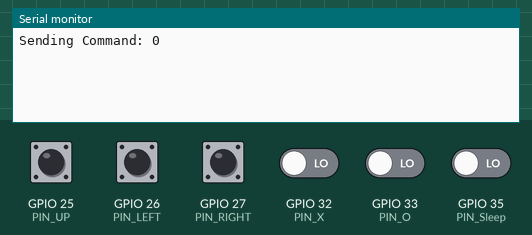
Bench run of a sketch on a simulated ESP32. Shown: the last lines printed to the serial monitor. The test bench sets the inputs (shaded band); at power-on: GPIO 25 (PIN_UP), GPIO 26 (PIN_LEFT), GPIO 27 (PIN_RIGHT), GPIO 32 (PIN_X), GPIO 33 (PIN_O), GPIO 35 (PIN_Sleep) LOW.

Above: at 1.2 s.
1.3 s: GPIO 25 (PIN_UP) pulled HIGH for 0.15 s
At 2.6 s:
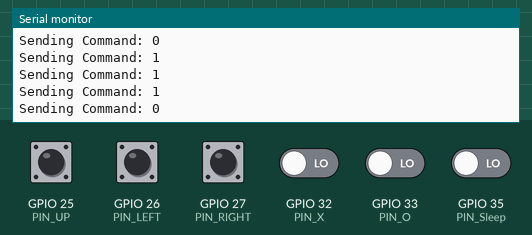
2.9 s: GPIO 26 (PIN_LEFT) pulled HIGH for 0.15 s
At 4.2 s:
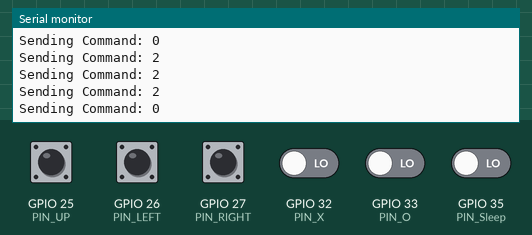
4.5 s: GPIO 27 (PIN_RIGHT) pulled HIGH for 0.15 s
At 5.5 s:
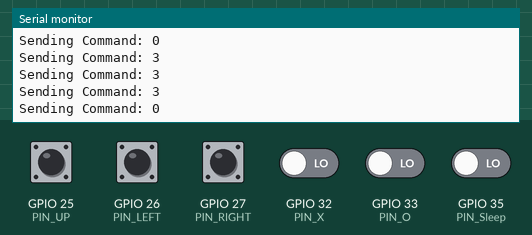
6.1 s: GPIO 32 (PIN_X) driven HIGH
At 6.8 s:
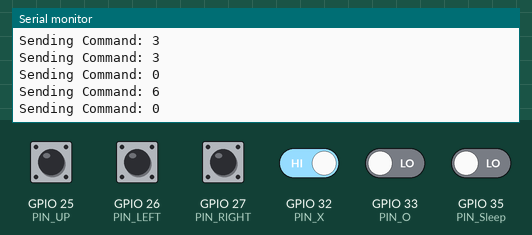
7.6 s: GPIO 33 (PIN_O) driven HIGH
At 8.0 s:
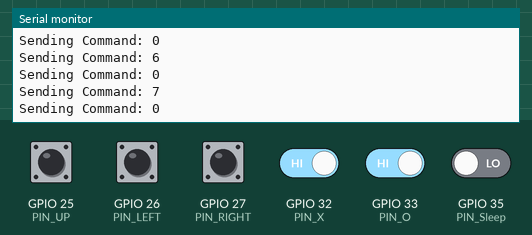
9.1 s: GPIO 35 (PIN_Sleep) driven HIGH
At 10.5 s:
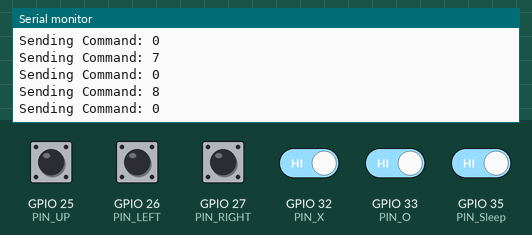
Timing chart, 0 to 11.6 s (numbered marks = the images above; inputs shaded):
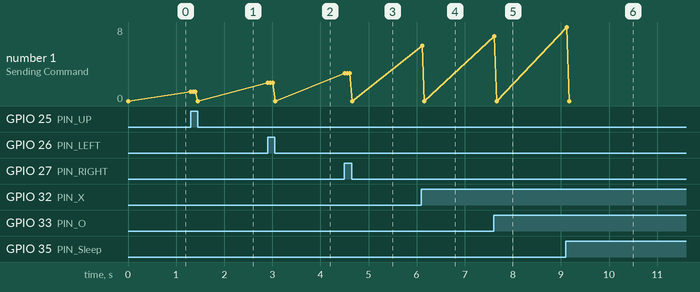

Measured:
- after the input at 1.3 s, the serial monitor: prints a new line at once (image 1)
- after the input at 2.9 s, the serial monitor: prints a new line at once (image 2)
- after the input at 4.5 s, the serial monitor: prints a new line at once (image 3)
- after the input at 6.1 s, the serial monitor: prints a new line at once (image 4)
- after the input at 7.6 s, the serial monitor: prints a new line at once (image 5)
- after the input at 9.1 s, the serial monitor: prints a new line at once (image 6)

The sketch:

Esp32_Controller.ino
```cpp
#include <esp_now.h>
#include <WiFi.h>

//StopRightThere
int lastCommandSent = -1;

//MAC Address
uint8_t broadcastAddress[] = {0xA4, 0xF0, 0x0F, 0x6F, 0x8C, 0xC8};

#define PIN_UP    25
#define PIN_LEFT  26
#define PIN_RIGHT 27
#define PIN_X     32
#define PIN_O     33
#define PIN_Sleep 35


typedef struct struct_message {

  int command;

} struct_message;


struct_message myData;

esp_now_peer_info_t peerInfo;


// XandO 1 tap

bool lastStateX = false;
bool lastStateO = false;
bool lastStateSleep = false;


void OnDataSent(const uint8_t *mac_addr, esp_now_send_status_t status) {

  // Serial.println(status == ESP_NOW_SEND_SUCCESS ? "Success" : "Fail");

}


void setup() {

  Serial.begin(115200);

  pinMode(PIN_UP, INPUT);
  pinMode(PIN_LEFT, INPUT);
  pinMode(PIN_RIGHT, INPUT);
  pinMode(PIN_X, INPUT);
  pinMode(PIN_O, INPUT);
  pinMode(PIN_Sleep, INPUT);

  WiFi.mode(WIFI_STA);

  if (esp_now_init() != ESP_OK) {

    Serial.println("Error initializing ESP-NOW");

    return;

  }

  esp_now_register_send_cb((esp_now_send_cb_t)OnDataSent);
  memcpy(peerInfo.peer_addr, broadcastAddress, 6);
  peerInfo.channel = 0;
  peerInfo.encrypt = false;

  if (esp_now_add_peer(&peerInfo) != ESP_OK){
    Serial.println("Failed to add peer");
    return;
  }
}

void loop() {


  bool currentStateUp = digitalRead(PIN_UP) == HIGH;
  bool currentStateLeft = digitalRead(PIN_LEFT) == HIGH;
  bool currentStateRight = digitalRead(PIN_RIGHT) == HIGH;
  bool currentStateX = digitalRead(PIN_X) == HIGH;
  bool currentStateO = digitalRead(PIN_O) == HIGH;
  bool currentStateSleep = digitalRead(PIN_Sleep) == HIGH;


  int commandToSend = 0; //Default start
  bool triggerSingleShot = false;


  if (currentStateX == true && lastStateX == false) {

    commandToSend = 6;

    triggerSingleShot = true;

  }

  else if (currentStateO == true && lastStateO == false) {

    commandToSend = 7;

    triggerSingleShot = true;

  }

  else if (currentStateSleep == true && lastStateSleep == false) {

    commandToSend = 8;

    triggerSingleShot = true;

  }


  if (triggerSingleShot == false) {

    if (currentStateUp) {

      commandToSend = 1;

    } else if (currentStateLeft) {

      commandToSend = 2;

    } else if (currentStateRight) {

      commandToSend = 3;

    }
  }

  lastStateX = currentStateX;
  lastStateO = currentStateO;
  lastStateSleep = currentStateSleep;


  if (commandToSend != 0 || lastCommandSent != 0) {

    myData.command = commandToSend;

    esp_now_send(broadcastAddress, (uint8_t *) &myData, sizeof(myData));


    Serial.print("Sending Command: ");

    Serial.println(commandToSend);


    lastCommandSent = commandToSend;

  }


  delay(50);

}
```
